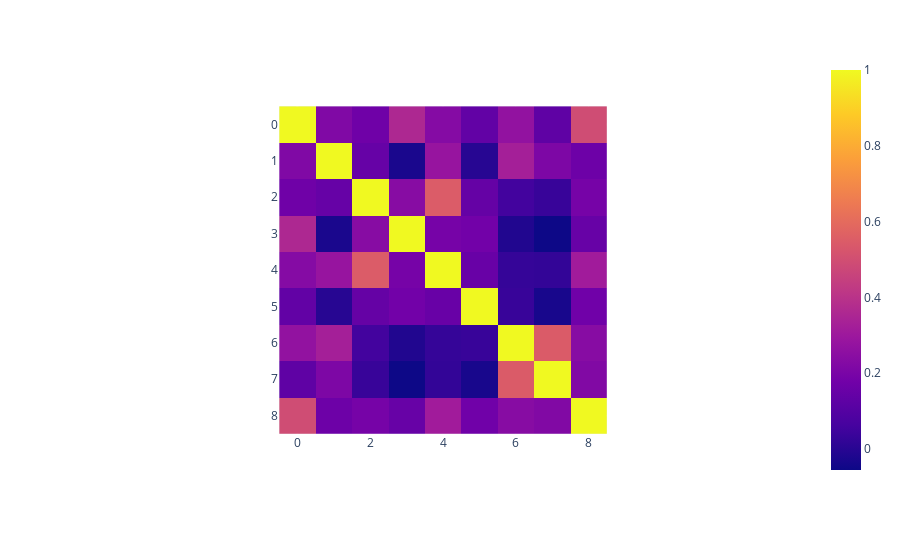

Notebook code for this chart:
### Markdown cell above
And show it:
    
- `with fig_iris do show using`

### Code cell
fig.show()

#<xml xmlns="https://developers.google.com/blockly/xml"><variables><variable id="`MlX9tv$x9^+8hq@.?!W">fig</variable></variables><block type="varDoMethod" id="Y3*:nG98oP04XKV=JbYK" x="8" y="188"><field name="VAR" id="`MlX9tv$x9^+8hq@.?!W">fig</field><field name="MEMBER">show</field><data>fig:show</data></block></xml>

### Figure 1 — Plotly figure (JSON) as saved in the notebook; plotly's stock layout.template omitted (floating-point values rounded to 4 significant figures)
{"data": [{"coloraxis": "coloraxis", "hovertemplate": "x: %{x}<br>y: %{y}<br>color: %{z}<extra></extra>", "type": "heatmap", "z": [[1, 0.2189, 0.1721, 0.3576, 0.2314, 0.1373, 0.2669, 0.1282, 0.4928], [0.2189, 1, 0.1478, -0.02872, 0.2811, -0.00234, 0.3249, 0.2086, 0.1657], [0.1721, 0.1478, 1, 0.2382, 0.5469, 0.143, 0.05451, 0.03257, 0.1891], [0.3576, -0.02872, 0.2382, 1, 0.189, 0.178, -0.01541, -0.0557, 0.1485], [0.2314, 0.2811, 0.5469, 0.189, 1, 0.1535, 0.02571, 0.0215, 0.3123], [0.1373, -0.00234, 0.143, 0.178, 0.1535, 1, 0.03358, -0.03351, 0.1739], [0.2669, 0.3249, 0.05451, -0.01541, 0.02571, 0.03358, 1, 0.5443, 0.2384], [0.1282, 0.2086, 0.03257, -0.0557, 0.0215, -0.03351, 0.5443, 1, 0.2219], [0.4928, 0.1657, 0.1891, 0.1485, 0.3123, 0.1739, 0.2384, 0.2219, 1]]}], "layout": {"autosize": true, "coloraxis": {"colorscale": [[0, "#0d0887"], [0.1111, "#46039f"], [0.2222, "#7201a8"], [0.3333, "#9c179e"], [0.4444, "#bd3786"], [0.5556, "#d8576b"], [0.6667, "#ed7953"], [0.7778, "#fb9f3a"], [0.8889, "#fdca26"], [1, "#f0f921"]]}, "margin": {"t": 60}, "xaxis": {"autorange": true, "constrain": "domain", "domain": [0.2744, 0.7256], "range": [-0.5, 8.5], "scaleanchor": "y"}, "yaxis": {"autorange": true, "constrain": "domain", "domain": [0, 1], "range": [8.5, -0.5]}}}
